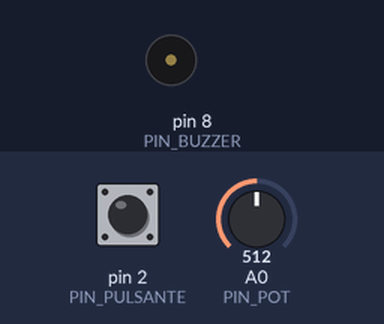
A sketch run on a simulated Arduino Uno, built with avr-gcc and run on an emulated ATmega328P. Shown: buzzer (waves = sounding). Inputs (shaded band) come from the test bench; at power-on: pin 2 (PIN_PULSANTE) HIGH, A0 (PIN_POT) = 512.

Above: at 1.2 s.
1.3 s: pin 2 (PIN_PULSANTE) pulled LOW for 0.15 s
At 1.37 s:
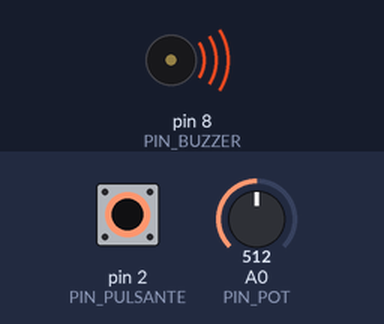
2.9 s: pin 2 (PIN_PULSANTE) pulled LOW for 3.2 s
At 6.4 s:
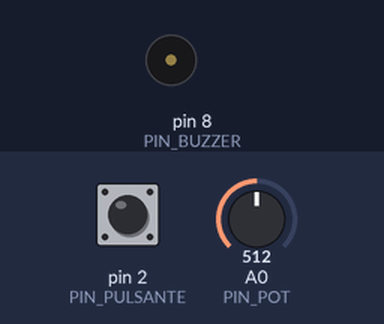
Timing chart, 0 to 7.9 s (numbered marks = the images above; inputs shaded):
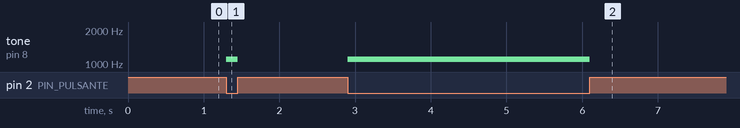

Measured:
- after the input at 1.3 s, tone on pin 8 (PIN_BUZZER): silent → 1100 Hz at once, → silent 0.15 s later
- after the input at 2.9 s, tone on pin 8 (PIN_BUZZER): silent → 1100 Hz at once, → silent 3.2 s later

The sketch:

es7_buzzer_theremin.ino
```cpp
// Scheda 7 - Buzzer passivo: tieni premuto il pulsante e suona,
// il potenziometro decide la nota (un piccolo "theremin").
// Pulsante sul pin 2, cursore del potenziometro su A0, buzzer (+) sul pin 8.

const int PIN_PULSANTE = 2;
const int PIN_POT = A0;
const int PIN_BUZZER = 8;

void setup() {
  pinMode(PIN_PULSANTE, INPUT_PULLUP);   // premuto = LOW
  pinMode(PIN_BUZZER, OUTPUT);
}

void loop() {
  if (digitalRead(PIN_PULSANTE) == LOW) {
    int valore = analogRead(PIN_POT);                // da 0 a 1023
    int frequenza = map(valore, 0, 1023, 200, 2000); // da 200 Hz a 2000 Hz
    tone(PIN_BUZZER, frequenza);                     // suona la nota
  } else {
    noTone(PIN_BUZZER);                              // silenzio
  }
}
```
